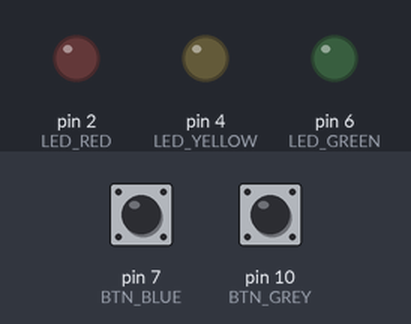
Bench run of a sketch on a simulated Arduino Uno, built with avr-gcc and run on an emulated ATmega328P. Shown: output pins drawn as LEDs (lit = HIGH). Dashed ring = blinking. Inputs (shaded band) come from the test bench; at power-on: pin 7 (BTN_BLUE) LOW, pin 10 (BTN_GREY) LOW. What the sketch prints to the serial monitor is not drawn.

Above: at 2.7 s.
2.8 s: pin 7 (BTN_BLUE) pulled HIGH for 1 s
At 2.95 s:
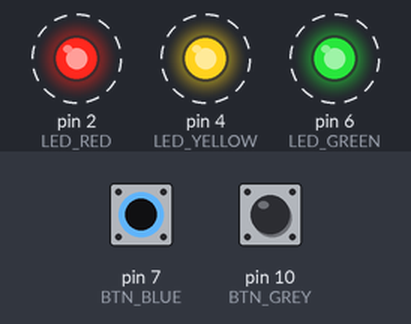
6.9 s: pin 7 (BTN_BLUE) pulled HIGH for 3.2 s
At 11.4 s:
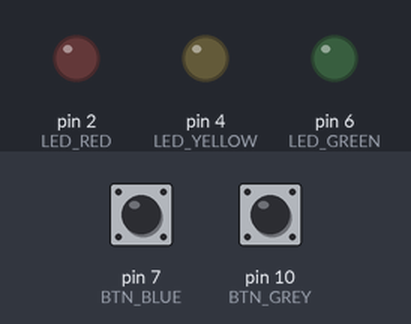
14.6 s: pin 7 (BTN_BLUE) pulled HIGH for 0.15 s
At 14.75 s:
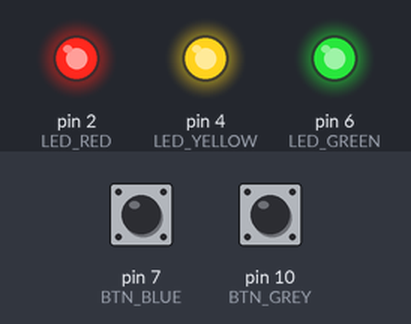
17.7 s: pin 7 (BTN_BLUE) pulsed HIGH 5 times (0.12 s each, 0.3 s apart)
At 17.85 s:
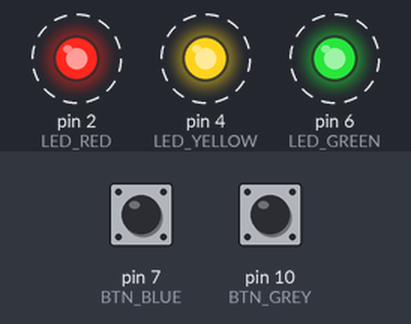
Timing chart, 0 to 20.7 s (numbered marks = the images above; inputs shaded):
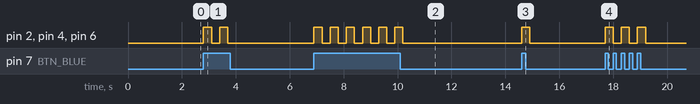

Measured:
- after the input at 2.8 s, pin 2 (LED_RED), pin 4 (LED_YELLOW), pin 6 (LED_GREEN): alternates HIGH for 0.30 s and LOW for 0.30 s, 4 changes in all, then stays LOW, starting at once
- after the input at 6.9 s, pin 2 (LED_RED), pin 4 (LED_YELLOW), pin 6 (LED_GREEN): alternates HIGH for 0.30 s and LOW for 0.30 s, 12 changes in all, then stays LOW, starting at once
- after the input at 14.6 s, pin 2 (LED_RED), pin 4 (LED_YELLOW), pin 6 (LED_GREEN): LOW → HIGH at once, → LOW 0.30 s later
- after the input at 17.7 s, pin 2 (LED_RED), pin 4 (LED_YELLOW), pin 6 (LED_GREEN): alternates HIGH for 0.30 s and LOW for 0.30 s, 6 changes in all, then stays LOW, starting at once

The sketch:

microcontroladores_aug13.ino
```cpp
//  Mapeamento dos pinos

// INPUTS (Botões)
#define BTN_BLUE 7
#define BTN_GREY 10

// OUTPUTS (LEDs)
#define LED_GREEN 6
#define LED_YELLOW 4
#define LED_RED 2

void setup() {

  // Habilita comunicação serial
               // Baut rate ---> 9600 bits/s
  Serial.begin(9600);

  // Configuração dos pinos de entrada
  pinMode(BTN_BLUE, INPUT);
  pinMode(BTN_GREY, INPUT);

  // Configuração de pinos de saída
  pinMode(LED_GREEN, OUTPUT);
  pinMode(LED_YELLOW, OUTPUT);
  pinMode(LED_RED, OUTPUT);

  Serial.println("Fim da inicialização - 2TDSPS");
  delay(1500);

}

void loop() {

  // Botão ON -> HIGH
  // Botão OFF -> LOW

  if (digitalRead(BTN_BLUE) == HIGH) {
    pisca();
  }

  bool statusBtn = digitalRead(BTN_GREY);

  if (statusBtn == HIGH) {
    Serial.println("DESLIGA ISSO OTO! DESLIGA!");
  }

}

void pisca() {

  // Fase 1
  digitalWrite(LED_GREEN, HIGH);
  digitalWrite(LED_YELLOW, HIGH);
  digitalWrite(LED_RED, HIGH);
  delay(300);

  // Fase 2
  digitalWrite(LED_GREEN, LOW);
  digitalWrite(LED_YELLOW, LOW);
  digitalWrite(LED_RED, LOW);
  delay(300);

}
```
